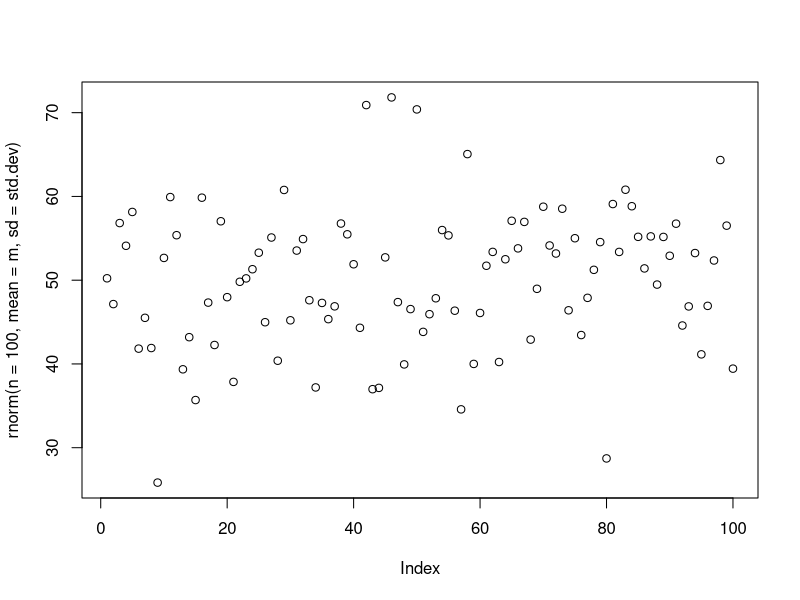
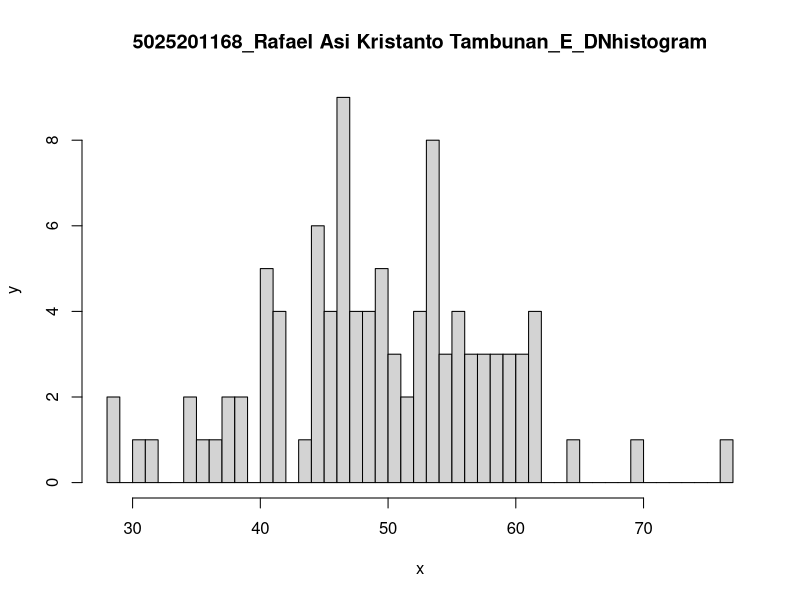

Write R code to recreate these figures, in order.
n = 100
m = 50
std.dev = 8

# 6a
set.seed(100)
random <- rnorm(100)
rata.rata <- mean(random)
x1 <- floor(rata.rata)
x2 <- ceiling(rata.rata)

z1 <- (x1 - m) / std.dev
z2 <- (x2 - m) / std.dev
#   zscores <- c(z1,z2)
#   plot(zscores, type = "o")
rnorm(n = 100, mean = m, sd = std.dev)
plot(rnorm(n = 100, mean = m, sd = std.dev))

# 6b
hist(rnorm(n = 100, mean = m, sd = std.dev), xlab="x", ylab="y" ,breaks = 50, main = "5025201168_Rafael Asi Kristanto Tambunan_E_DNhistogram")

# 6c
varian = std.dev ** 2